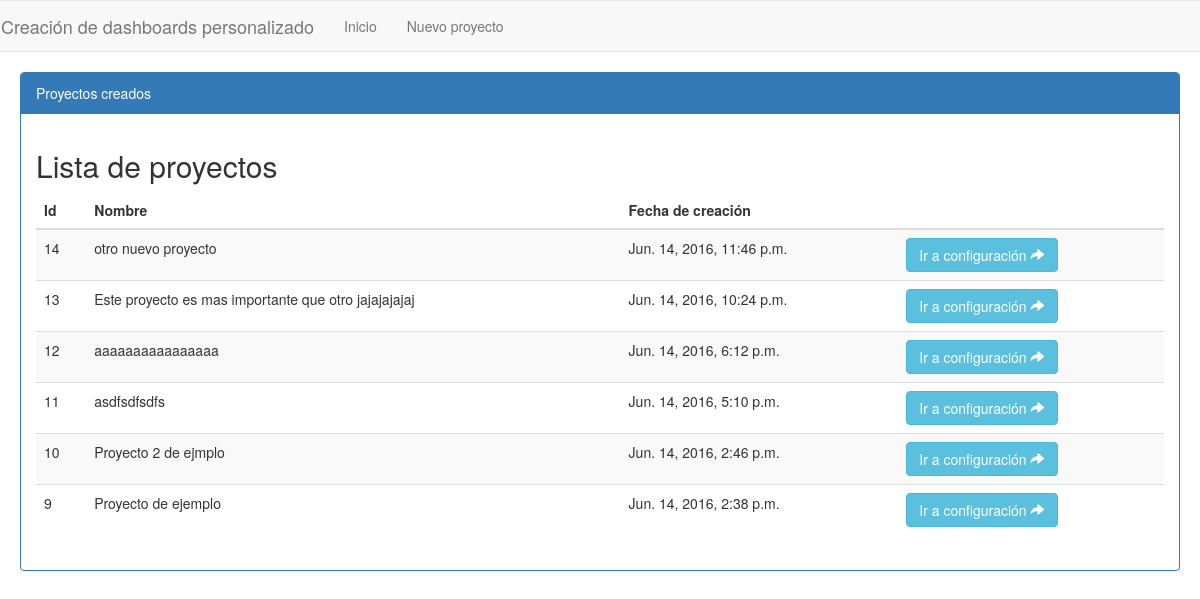
The app's page /, older data.
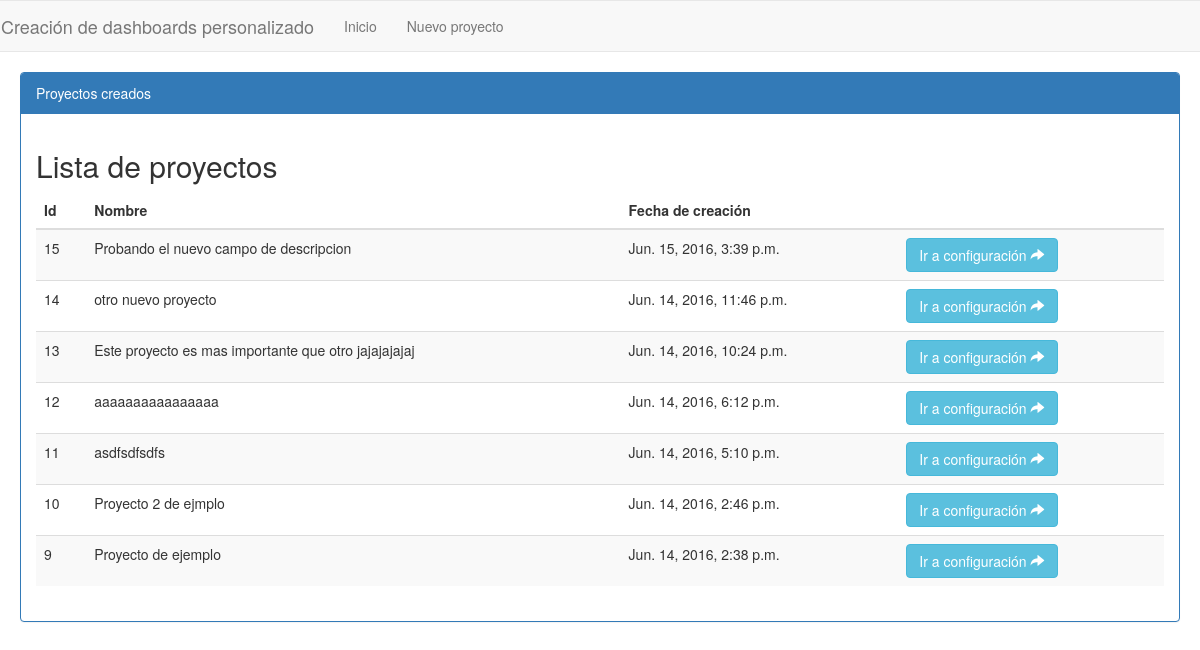
The same page, newer data.
### dashboardConfigApp/models.py (models this page shows, shortened)
class Proyecto(models.Model):
	nombre = models.CharField(max_length=100)
	descripcion = models.CharField(max_length=100, default='')
	fechaCreacion = models.DateTimeField(default=timezone.now)

### dashboardConfigApp/views.py (the view)
# urls.py: url(r'^$', GetAllProject, name="home"),
def GetAllProject(request):
	if(request.method == 'GET'):
		queryset = Proyecto.objects.all().order_by('-fechaCreacion')
		dictionary = {
			'projects': queryset
		}
		return render(request, "index.html", dictionary)

### dashboardConfigApp/templates/index.html
{% extends 'base.html' %}
{% block content %}
  	<div class="container-list-projects">
  		<div class="panel panel-primary">
 	 		<div class="panel-heading">Proyectos creados</div>
	 	 	<div class="panel-body">
	 	 		<h2>Lista de proyectos</h2>
				<table class="table table-striped allProject_table">
		 			<thead>
		 				<th>Id</th>
		 				<th>Nombre</th>
		 				<th>Fecha de creación</th>
		 				<th></th>
		 			</thead>
		 			<tbody id="allProject_table_tbody">
		 				{% for project in projects %}
		 				<tr>
		 					<td>{{project.pk}}</td>
		 					<td>{{project.nombre}}</td>
		 					<td>{{project.fechaCreacion}}</td>
		 					<td><a href="{% url 'configProject' project.pk %}"class="btn btn-info goToConfig" id="{{project.pk}}">Ir
			 			a configuración <span class="glyphicon glyphicon-share-alt"></span></a></td>
		 				</tr>
		 				{% endfor %}
		 			</tbody>
		 		</table>
	 	 	</div>
 	 	</div>
 	</div>
{% endblock content %}

### dashboardConfigApp/templates/base.html (shortened to what this page needs)
<!DOCTYPE html>
{% load staticfiles %}
<html>
<head>
	<link rel="stylesheet" type="text/css" href="https://maxcdn.bootstrapcdn.com/bootstrap/3.3.6/css/bootstrap.min.css">
	<link rel="stylesheet" type="text/css" href="{% static 'css/new_project.css' %}">
</head>
<body>
	<div class="header-body">
		<div class="row">
			<nav class="navbar navbar-default navbar-main">
				 <div class="navbar-header">
				    <a class="navbar-brand" href="{% url 'home' %}">Creación de dashboards personalizado</a>
			  	</div>
				<div class="collapse navbar-collapse navbar-ex1-collapse">
				    <ul class="nav navbar-nav">
				      <li><a href="{% url 'home' %}">Inicio</a></li>
				      <li><a href="{% url 'new_project' %}">Nuevo proyecto</a></li>
				    </ul>
				</div>
			</nav>
		</div>
	</div>
	{% block content %}
	{% endblock %}
</body>
</html>

### dashboardConfigApp/static/css/new_project.css (style rules this page uses)
.container-list-projects { margin:20px }
.navbar-main { margin-bottom:0 }

Row changes from the older to the newer data that the page shows:
added Proyecto: pk "15", nombre "Probando el nuevo campo de descripcion", fechaCreacion "Jun. 15, 2016, 3:39 p.m."
